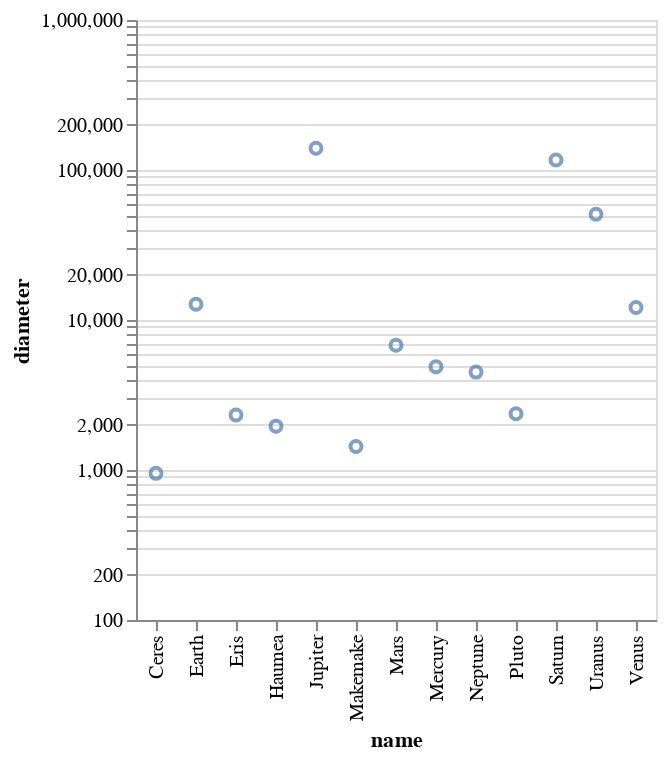

Notebook source saved alongside this figure:
### Markdown cell above
Skála

### Code cell
alt.Chart(planets).mark_point().encode(
    alt.Y('diameter', scale=alt.Scale(type='log')),
    x='name'
)

### Figure 1 — Vega-Lite specification as saved in the notebook (floating-point values rounded to 4 significant figures)
{"config": {"view": {"continuousWidth": 400, "continuousHeight": 300}}, "data": {"name": "data-32e6086e956f7bd038a2cd26349dfd84"}, "mark": "point", "encoding": {"x": {"type": "nominal", "field": "name"}, "y": {"type": "quantitative", "field": "diameter", "scale": {"type": "log"}}}, "$schema": "https://vega.github.io/schema/vega-lite/v4.8.1.json", "datasets": {"data-32e6086e956f7bd038a2cd26349dfd84": [{"name": "Mercury", "diameter": 4879, "distance": 57.91, "moons": 0}, {"name": "Venus", "diameter": 12104, "distance": 108.2, "moons": 0}, {"name": "Earth", "diameter": 12742, "distance": 149.6, "moons": 1}, {"name": "Mars", "diameter": 6779, "distance": 227.9, "moons": 2}, {"name": "Ceres", "diameter": 950, "distance": 414.3, "moons": 0}, {"name": "Jupiter", "diameter": 139822, "distance": 778.5, "moons": 79}, {"name": "Saturn", "diameter": 116464, "distance": 1434.0, "moons": 82}, {"name": "Uranus", "diameter": 50724, "distance": 2871.0, "moons": 27}, {"name": "Neptune", "diameter": 4495, "distance": 49240.0, "moons": 14}, {"name": "Pluto", "diameter": 2374, "distance": 5906.0, "moons": 5}, {"name": "Haumea", "diameter": 1960, "distance": 6460.0, "moons": 2}, {"name": "Makemake", "diameter": 1434, "distance": 6796.0, "moons": 1}, {"name": "Eris", "diameter": 2326, "distance": 10150.0, "moons": 1}]}}
